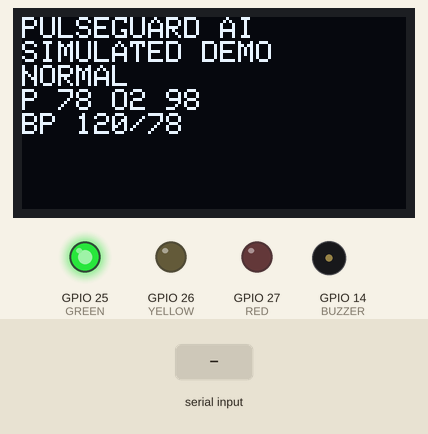
Simulated run of this sketch. Board: ESP32. Shown: 128×64 one-colour display, output pins drawn as LEDs (lit = HIGH), buzzer (waves = sounding). The inputs (shaded band) are chosen by the test bench. WiFi joins after 1.5 s; servers stay silent unless stated; uploads are accepted with an empty reply; what the sketch prints to the serial monitor is not drawn.

Above: at 3.0 s.
3.1 s: "TACHYCARDIA\n" received over Serial
At 4.2 s:
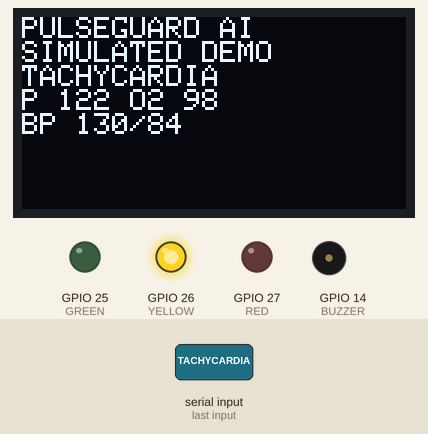
4.7 s: "ABNORMAL\n" received over Serial
At 5.2 s:
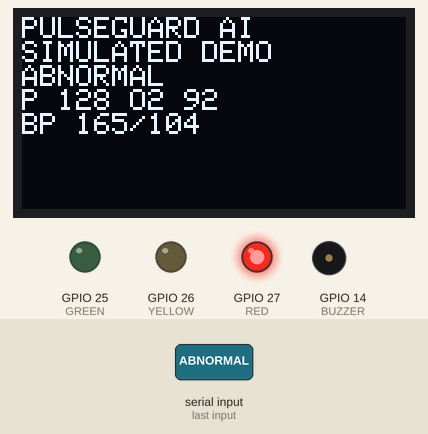
6.2 s: "EMERGENCY\n" received over Serial
At 7.2 s:
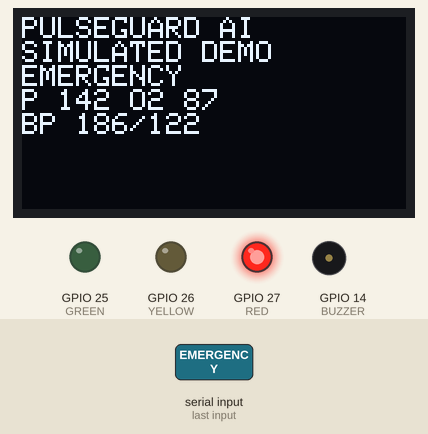
7.9 s: "LOW_SPO2\n" received over Serial
At 8.4 s:
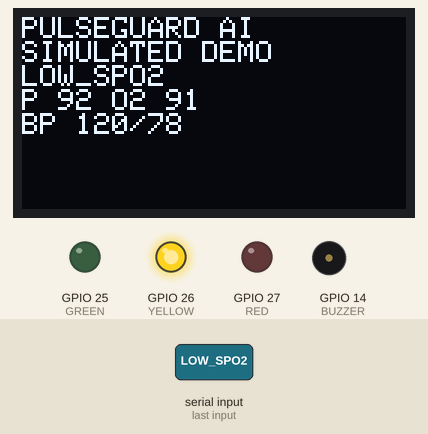
9.4 s: "HIGH_BP\n" received over Serial
At 10.6 s:
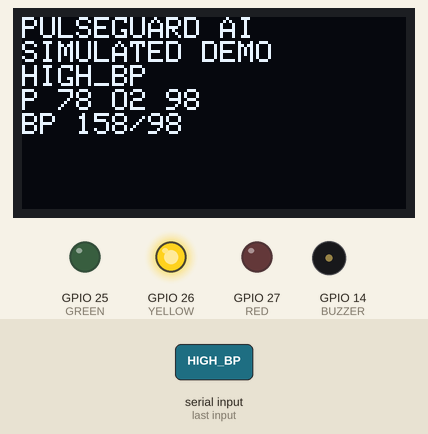
Timing chart, 0 to 12.0 s (numbered marks = the images above; inputs shaded):
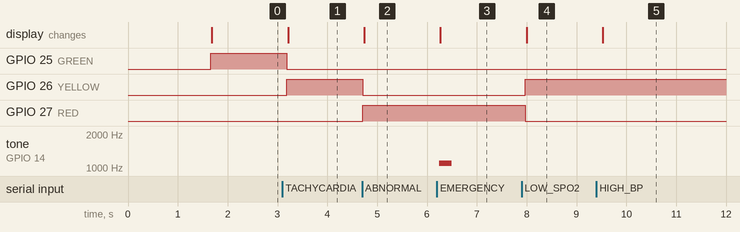

The sketch:

sketch.ino
```cpp
// PulseGuard AI Wokwi demo: simulated data only, not a medical device.
#include <Wire.h>
#include <Adafruit_GFX.h>
#include <Adafruit_SSD1306.h>
#include <WiFi.h>
#include <HTTPClient.h>
Adafruit_SSD1306 display(128,64,&Wire,-1);
const int GREEN=25,YELLOW=26,RED=27,BUZZER=14;
const char* WIFI_SSID="Wokwi-GUEST"; const char* WIFI_PASSWORD="";
const char* SERVER_URL="http://YOUR_SERVER/api/reading"; const char* API_KEY="set-in-your-deployment";
String mode="NORMAL";
unsigned long lastReadingAt=0;
const unsigned long READING_INTERVAL=10000;
void show(String line){display.clearDisplay();display.setTextSize(1);display.setTextColor(WHITE);display.setCursor(0,0);display.println("PULSEGUARD AI");display.println("SIMULATED DEMO");display.println(line);display.display();}
void statusLights(String m){digitalWrite(GREEN,m=="NORMAL");digitalWrite(YELLOW,m=="TACHYCARDIA"||m=="LOW_SPO2"||m=="HIGH_BP");digitalWrite(RED,m=="ABNORMAL"||m=="EMERGENCY");if(m=="EMERGENCY") tone(BUZZER,1100,250);}
void sendReading(int p,int o,int s,int d){if(WiFi.status()!=WL_CONNECTED)return;HTTPClient http;http.begin(SERVER_URL);http.addHeader("Content-Type","application/json");http.addHeader("X-ESP32-API-Key",API_KEY);String body="{\"user_id\":1,\"pulse\":"+String(p)+",\"spo2\":"+String(o)+",\"systolic\":"+String(s)+",\"diastolic\":"+String(d)+",\"heart_rate\":"+String(p)+",\"ecg\":[0.0,0.1,0.8,-0.2],\"signal_quality\":\"simulated\"}";http.POST(body);http.end();}
void runMode(){int p=78,o=98,s=120,d=78;if(mode=="TACHYCARDIA"){p=122;s=130;d=84;}if(mode=="LOW_SPO2"){p=92;o=91;}if(mode=="HIGH_BP"){s=158;d=98;}if(mode=="ABNORMAL"){p=128;o=92;s=165;d=104;}if(mode=="EMERGENCY"){p=142;o=87;s=186;d=122;}statusLights(mode);show(mode+"\nP "+String(p)+" O2 "+String(o)+"\nBP "+String(s)+"/"+String(d));sendReading(p,o,s,d);}
void setup(){Serial.begin(115200);pinMode(GREEN,OUTPUT);pinMode(YELLOW,OUTPUT);pinMode(RED,OUTPUT);display.begin(SSD1306_SWITCHCAPVCC,0x3C);WiFi.begin(WIFI_SSID,WIFI_PASSWORD);show("WiFi connecting...");while(WiFi.status()!=WL_CONNECTED&&millis()<10000)delay(200);runMode();lastReadingAt=millis();Serial.println("Commands: NORMAL TACHYCARDIA LOW_SPO2 HIGH_BP ABNORMAL EMERGENCY");}
void loop(){if(Serial.available()){mode=Serial.readStringUntil('\n');mode.trim();mode.toUpperCase();runMode();lastReadingAt=millis();}if(millis()-lastReadingAt>=READING_INTERVAL){runMode();lastReadingAt=millis();}delay(100);}
```

Measured:
- after the input at 3.1 s, GPIO 25 (GREEN): HIGH → LOW after 0.09 s; GPIO 26 (YELLOW): LOW → HIGH after 0.09 s; the display: changes after 0.11 s (image 1)
- after the input at 4.7 s, GPIO 26 (YELLOW): HIGH → LOW at once; GPIO 27 (RED): LOW → HIGH at once; the display: changes at once (image 2)
- after the input at 6.2 s, tone on GPIO 14 (BUZZER): silent → 1100 Hz at once, → silent 0.25 s later; the display: changes after 0.07 s (image 3)
- after the input at 7.9 s, GPIO 26 (YELLOW): LOW → HIGH after 0.07 s; GPIO 27 (RED): HIGH → LOW after 0.07 s; the display: changes after 0.10 s (image 4)
- after the input at 9.4 s, the display: changes after 0.12 s (image 5)
